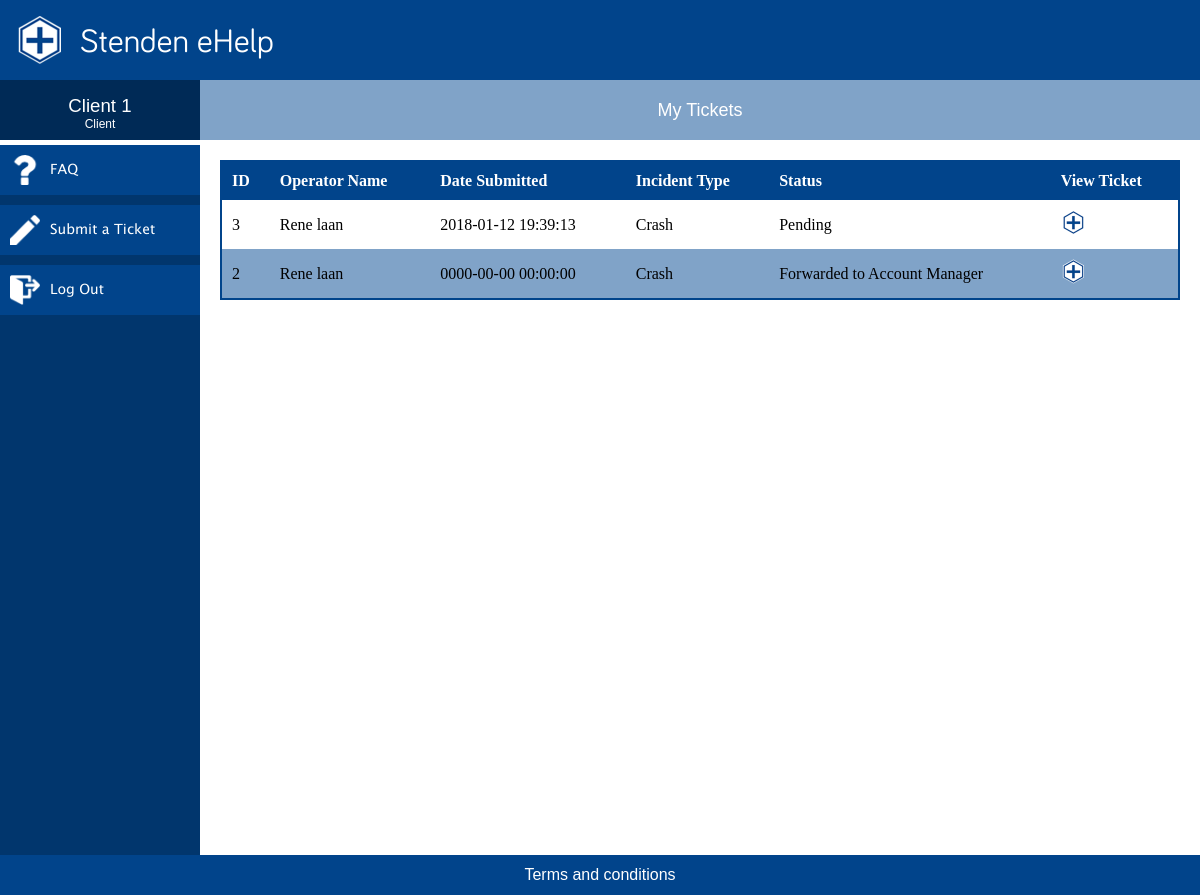
The app's page /MyTickets.php (signed in), older data.
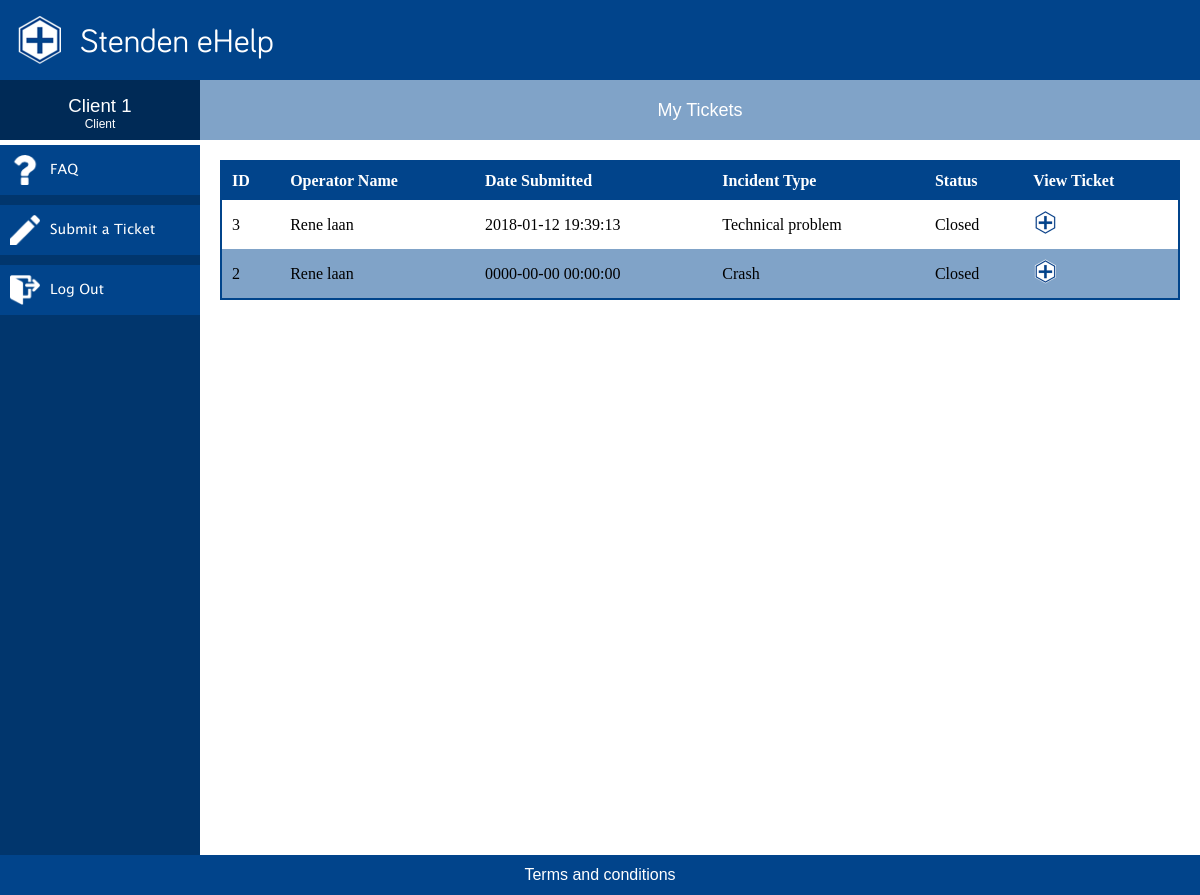
The same page, newer data.
### tables this page shows
CREATE TABLE `incident` (
  `incident_id` int(11) NOT NULL,
  `client_id` int(5) DEFAULT NULL,
  `operator_id` int(5) DEFAULT NULL,
  `status_id` int(11) DEFAULT '1',
  `category_id` int(11) DEFAULT NULL,
  `description` varchar(512) DEFAULT NULL,
  `solution` varchar(512) DEFAULT NULL,
  `start_date` timestamp NULL DEFAULT CURRENT_TIMESTAMP,
  `end_date` datetime DEFAULT NULL
);

CREATE TABLE `users` (
  `id` int(5) NOT NULL,
  `isEmployee` tinyint(1) NOT NULL DEFAULT '0',
  `name` varchar(60) NOT NULL,
  `phone` varchar(15) NOT NULL,
  `email` varchar(60) NOT NULL,
  `username` varchar(32) NOT NULL,
  `password` varchar(60) NOT NULL,
  `has_maintenance_license` tinyint(1) NOT NULL DEFAULT '0',
  `position_id` int(5) NOT NULL,
  `contact_id` int(5) NOT NULL
);

CREATE TABLE `category` (
  `category_id` int(11) NOT NULL,
  `category_name` varchar(30) NOT NULL
);

CREATE TABLE `status` (
  `status_id` int(11) NOT NULL,
  `status_name` varchar(30) NOT NULL
);

### php/permissions.php (called while the page is built, shortened)
<?php
$permissionTable = [
    "client" => [
        "view" => ['faq.php', 'submitTicket.php', 'MyTickets.php'],
        "edit" => ['my_tickets.php', 'my_account.php'],
        "delete" => ['my_tickets.php']
    ],
    "employee" => [
        "view" => ['dashboard.php', 'my_tickets.php', 'open_tickets.php', 'my_account.php'],
        "edit" => ['my_tickets.php', 'my_account.php'],
    ],
    "team leader" => [
        "view" => ['tickets.php', 'MyTickets.php', 'messages.php', 'statistics.php', 'faq.php'],
        "edit" => ['my_tickets.php', 'my_account.php'],
    ]
];

### MyTickets.php (the view, shortened to what this page needs)
<?php
    require "php/requirements.php";
    if(is_employee()){
        $sql = "SELECT * FROM incident
                    INNER JOIN users ON incident.client_id = users.id
                    INNER JOIN category ON incident.category_id = category.category_id
                    INNER JOIN status ON incident.status_id = status.status_id
                    WHERE operator_id = {$_SESSION['id']}
                    ORDER BY incident_id DESC";
    } else {
        $sql = "SELECT * FROM incident
                    INNER JOIN users ON incident.operator_id = users.id
                    INNER JOIN category ON incident.category_id = category.category_id
                    INNER JOIN status ON incident.status_id = status.status_id
                    WHERE client_id = {$_SESSION['id']}
                    ORDER BY incident_id DESC";
    }
    $qry = mysqli_query($conn, $sql);
?>
<!DOCTYPE HTML>
<html lang="en">
    <head>
        <link rel="stylesheet" href="css/mainCSS.css">
    </head>
    <body>
        <div class="wrapper">
            <div class="header">
                <div class="logo">
                    <img src="img/logo.png" alt="Stenden eHelp">
                </div>
                <p>Stenden eHelp</p>
            </div>
            <div id="content-wrapper">
                <div id="sidebar">
                    <div class="userDetails">
                        <div class="clientName"><p><?php echo $_SESSION['name']; ?></p></div>
                        <div class="clientType"><p><?php echo $_SESSION['userType']; ?></p></div>
                    </div>
                    <div class="titleDivider"></div>
                    <div class="navWrapper">
                        <?= generateMenu() ?>
                    </div>
                </div>
                <div class="content">
                    <div class="titleBox"><p>My Tickets</p></div>
                    <?php if (mysqli_num_rows($qry) == 0) { ?>
                        <h1>You still don't have any ticket submitted</h1>
                    <?php } else { ?>
                        <table class="fancy-table">
                            <tr>
                                <th>ID</th>
                                <?php if(is_employee()){ ?>
                                    <th>Client Name</th>
                                <?php } else { ?>
                                    <th>Operator Name</th>
                                <?php } ?>
                                <th>Date Submitted</th>
                                <th>Incident Type</th>
                                <th>Status</th>
                                <th>View Ticket</th>
                            </tr>
                            <?php while ($row = mysqli_fetch_assoc($qry)){ ?>
                                <tr>
                                    <td><?= $row['incident_id'] ?></td>
                                    <td><?= $row['name'] ?></td>
                                    <td><?= $row['start_date'] ?></td>
                                    <td><?= $row['category_name'] ?></td>
                                    <td><?= $row['status_name'] ?></td>
                                    <td><a href='ViewTicket.php'><img src='img/logo.png' alt='logo link' width='25px' height='25px'></a></td>
                                </tr>
                            <?php } ?>
                        </table>
                    <?php } ?>
                </div>
            </div>
            <div class="footer">
                <div class="terms">
                    <p>Terms and conditions</p>
                </div>
            </div>
        </div>
    </body>
</html>

### php/functions.php (shortened to what this page needs)
<?php
function is_employee(){
    return !($_SESSION['userType'] == "Client");
}
function has_license(){
    return true;
}
function generateMenu(){
    global $permissionTable;
    $html = "";
    foreach($permissionTable[strtolower($_SESSION['userType'])]['view'] AS $permission){
        if(strtolower(basename($_SERVER['SCRIPT_FILENAME'])) == strtolower($permission)) continue;
        $fileName = ucfirst(str_replace('_', ' ', $permission));
        $fileName = str_replace('.php', '', $fileName);
        if($permission == "submitTicket.php") $fileName = "Submit a Ticket";
        if($permission == "faq.php") $fileName = "FAQ";
        $img = str_replace("php", "png", $permission);
        $html .= "<a href='$permission'>
                <div class='navItem'>
                    <img src='img/menu/$img' alt='$fileName'>
                    <p>$fileName</p>
                </div>
              </a>";
    }
    $html .= "<a href=\"logout.php\">
                    <div class=\"navItem\">
                        <img src='img/menu/logout.png' alt='Logout'>
                        <p>Log Out</p>
                    </div>
                </a>";
    return $html;
}

### css/mainCSS.css (style rules this page uses)
* { padding:0px; margin:0px; box-sizing: border-box; -webkit-box-sizing: border-box; -moz-box-sizing: border-box; }
img { max-width:100%; max-height:100%; }
p { font-family: 'information', 'Arial', sans-serif; }
.fancy-table { width: calc(100% - 40px); border: 2px solid #01448B; border-collapse: collapse; margin: 20px; float: left; }
.fancy-table th { text-align: left; background: #01448B; color: white; padding: 10px; }
.fancy-table tr:nth-child(odd) { background: #fff; }
.fancy-table tr:nth-child(odd) { background: #80A3C8; }
.fancy-table td { padding: 10px; }
.wrapper { min-height: 100vh; width: 100%; float:left; }
.wrapper .header { width: 100%; height: 80px; background-color: #01448b; float:left; }
.wrapper .header p { font-family: 'eStenden', 'Arial', sans-serif; float:left; color: white; font-size: 25pt; line-height: 80px; margin: 0; }
.wrapper .header .logo { float:left; height: 50px; margin: 15px; }
.wrapper #content-wrapper { width: 100%; float: left; margin-bottom: 30px; }
.wrapper #content-wrapper #sidebar { width: 200px; min-height: calc(100vh - 80px); float: left; }
.wrapper #content-wrapper #sidebar .userDetails { width: 100%; height: 60px; float: left; background-color: #002a56; padding-top: 15px; }
.wrapper #content-wrapper #sidebar .userDetails .clientName p { color:white; text-align: center; font-size:14pt; }
.wrapper #content-wrapper #sidebar .userDetails .clientType p { color:white; text-align: center; font-size: 9pt; }
.wrapper #content-wrapper #sidebar .titleDivider { height: 5px; width: 100%; background-color: #fff; float:left; }
.wrapper #content-wrapper #sidebar .navWrapper { width: 100%; background-color: #01366d; min-height: calc(100vh - 80px); float: left; }
.wrapper #content-wrapper #sidebar .navWrapper .navItem { width: 100%; height: 50px; background-color: #01448b; float:left; margin-bottom:10px; }
.wrapper #content-wrapper #sidebar .navWrapper .navItem img { width: 30px; height: 30px; margin: 10px; float: left; }
.wrapper #content-wrapper #sidebar .navWrapper .navItem p { color:white; font-size: 14px; text-align: left; font-family: 'nav', 'Arial', sans-serif; float: left; line-height: 50px; margin: 0; padding: 0; transition: 400ms; }
.wrapper #content-wrapper .content { width: calc(100% - 200px); min-height: calc(100vh - 80px); float: left; }
.wrapper #content-wrapper .content .titleBox { height: 60px; width: 100%; background-color: #80a3c8; float:left; }
.wrapper #content-wrapper .content .titleBox p { padding: 0; line-height: 60px; text-align: center; color: white; font-size: 18px; }
.wrapper .footer { width: 100%; float: left; background-color:#01448b; position: fixed; text-align: center; line-height: 40px; bottom: 0; color: white; }

Row changes from the older to the newer data that the page shows:
changed incident id 3: category.category_name "Crash" → "Technical problem"; status.status_name "Pending" → "Closed"
changed incident "Crash": status.status_name "Forwarded to Account Manager" → "Closed"
